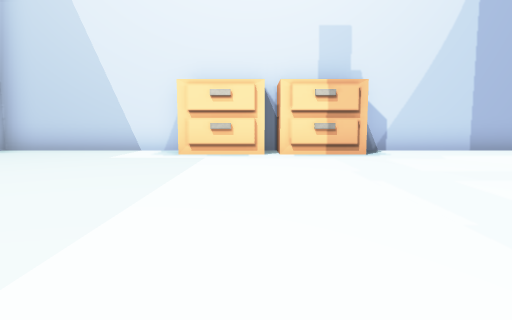
View 1 (above)

23 first-person views from a walk through a scene from a Unity 3-D project. The camera is 1.2 m above the floor, tilts 6° down and sees 75° across. The floor is counted in squares, 2 m on a side. Each view is taken from the middle of a square. On the plan, view 1 faces up. The plan holds only what a view shows up to about 10 squares ahead; the rest is blank. The place goes on beyond the plan. The player is left out.

View 2
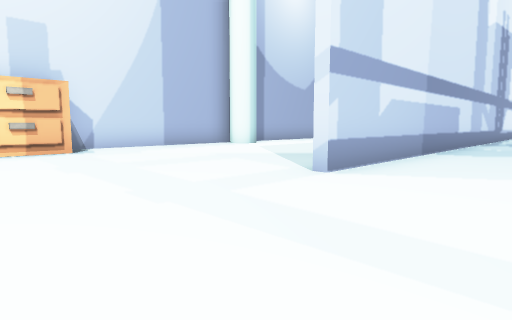

View 3
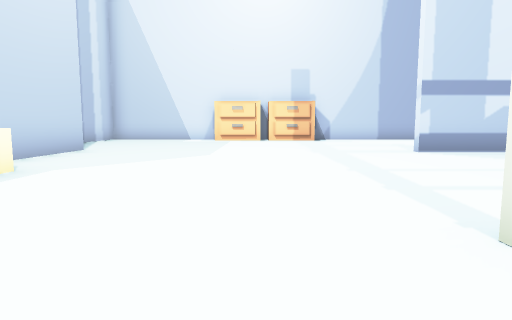

View 4
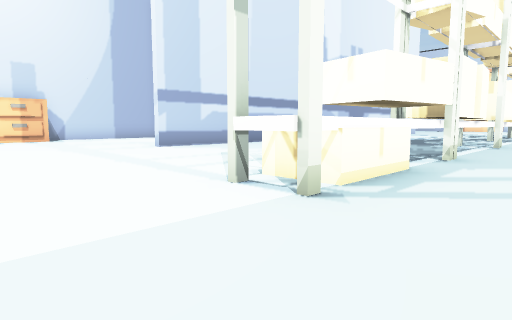

View 5
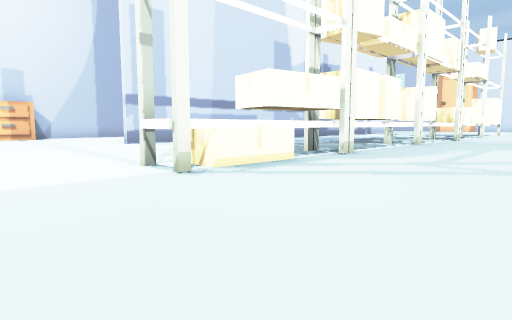

View 6
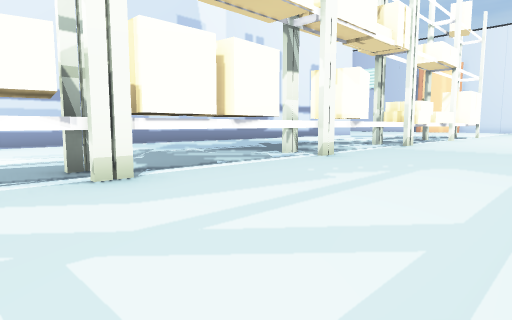

View 7
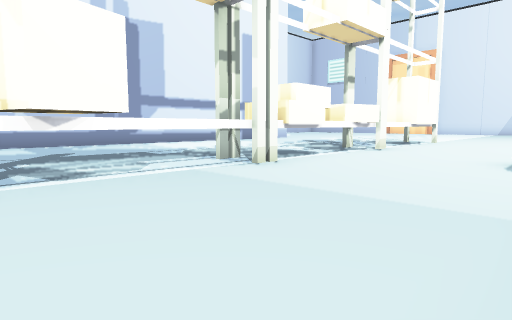

View 8
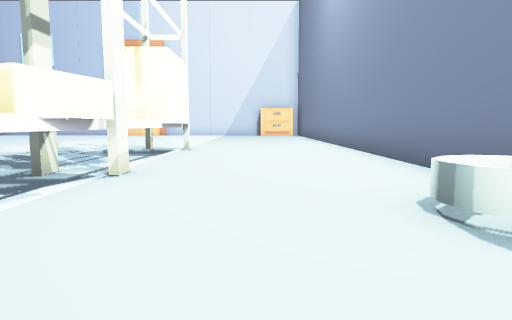

View 9
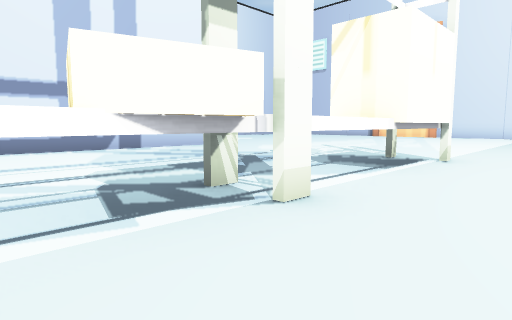

View 10
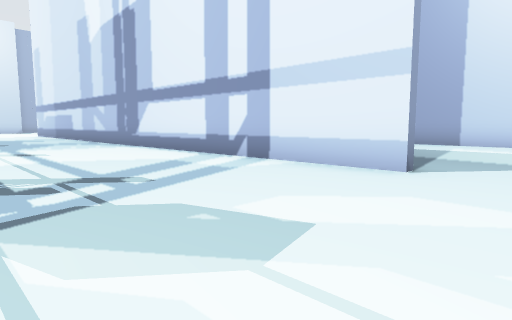

View 11
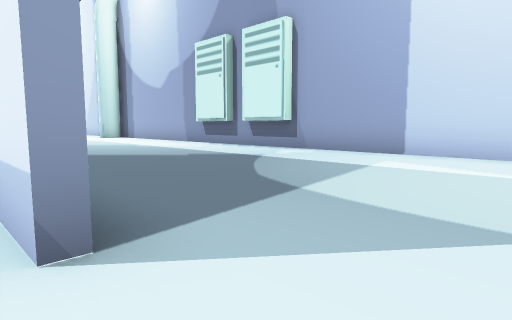

View 12
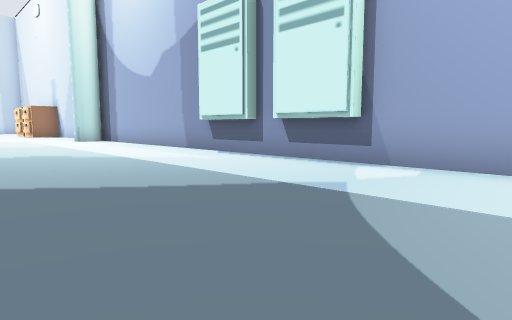

View 13
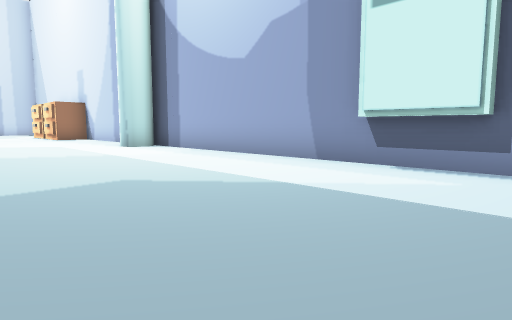

View 14
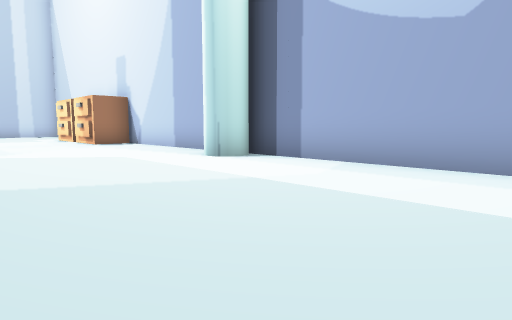

View 15
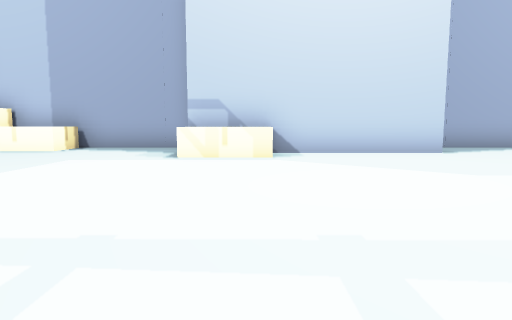

View 16
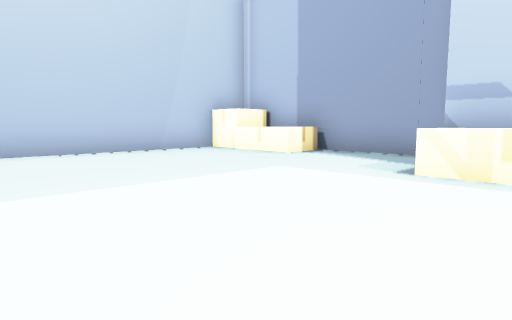

View 17
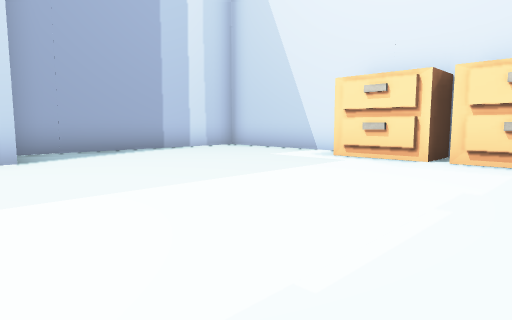

View 18
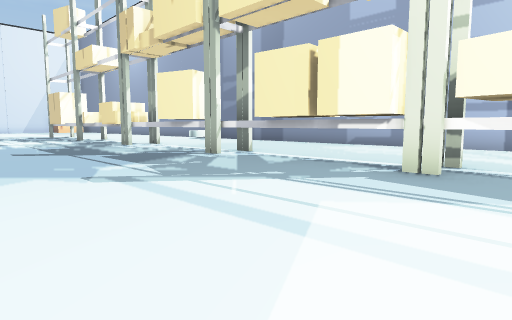

View 19
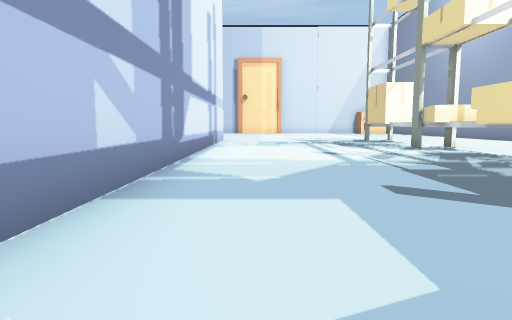

View 20
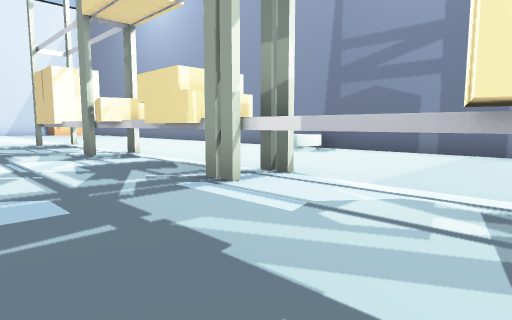

View 21
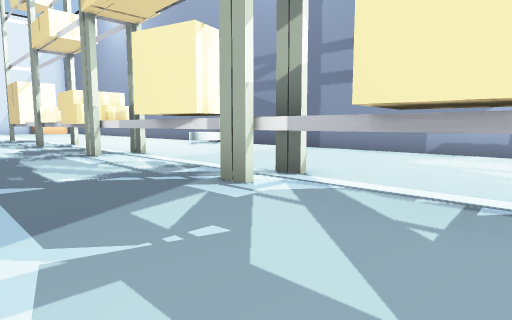

View 22
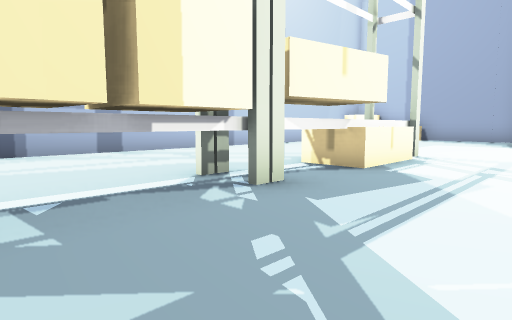

View 23
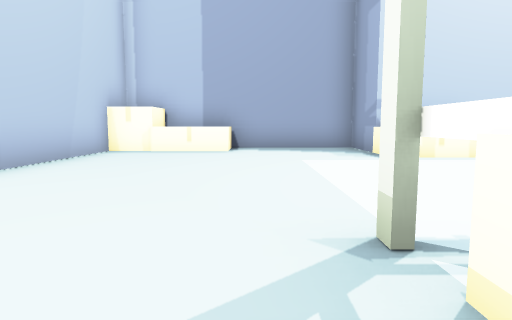

### Floor plan
Key: @ floor where view 1 was taken; # wall or solid block; . floor; T table; B box; H thing the floor can be seen under or through; P pipe.
Columns run from 6 left of view 1 to 24 right of it. Each row starts with its distance up from view 1.
  8 ##############################
  7 #....T#T#.....P...............
  6 #.............................
  5 #..............................
  4 #..............................
  3 #............  ................
  2 ###.......###################..
  1   #............................
  0   #...@........................
 -1   #............................
 -2   BB...........................
 -3 ##BB...........................
 -4 #........B....B..B.....B.......
 -5 #.......HHHHHHBHHBHHHHHHHHHHH..
 -6 #..............................
 -7 #B.............................
 -8 #B.............................
 -9 #B....................P........
-10   ####    ##### ###### ########

Positions as (right, up) in squares from view 1, and headings:
1: (0, 0), facing up
2: (0, -1), facing up-right
3: (0, -6), facing up
4: (-1, -7), facing up-right
5: (-1, -9), facing up-right
6: (4, -9), facing up-right
7: (10, -9), facing up-right
8: (14, -7), facing right
9: (16, -7), facing up-right
10: (24, -3), facing up-left
11: (24, 1), facing up-left
12: (21, 3), facing up-left
13: (17, 3), facing up-left
14: (13, 3), facing up-left
15: (3, -2), facing left
16: (1, -2), facing down-left
17: (2, 1), facing up-left
18: (4, 0), facing down-right
19: (9, 0), facing right
20: (11, -2), facing down-right
21: (7, -2), facing down-right
22: (8, -2), facing down-left
23: (3, -6), facing left
